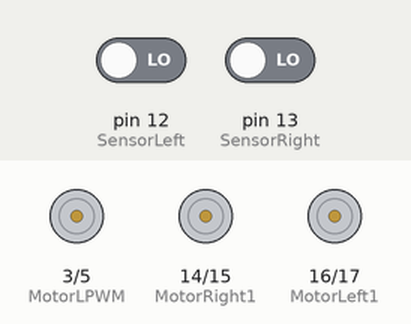
Bench run of a sketch on a simulated Arduino Uno, built with avr-gcc and run on an emulated ATmega328P. Shown: motor-driver pin pairs drawn as motors (green arrow = first pin HIGH = forward, orange = second pin HIGH = backward, longer = more drive). Inputs (shaded band) come from the test bench; at power-on: pin 12 (SensorLeft) LOW, pin 13 (SensorRight) LOW.

Above: at 1.2 s.
1.3 s: pin 12 (SensorLeft) driven HIGH
At 2.0 s:
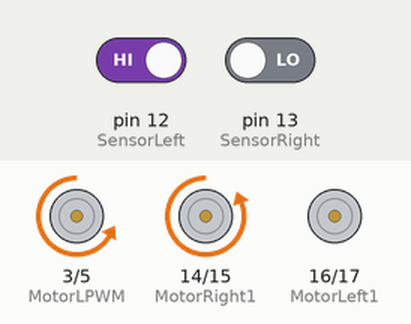
2.8 s: pin 13 (SensorRight) driven HIGH
At 3.1 s:
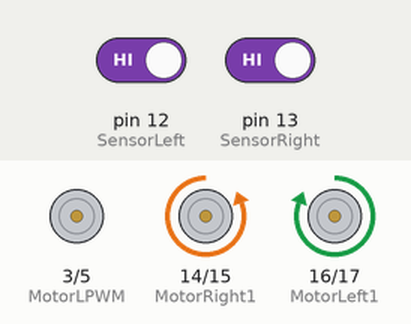
4.3 s: pin 12 (SensorLeft) driven LOW
At 5.5 s:
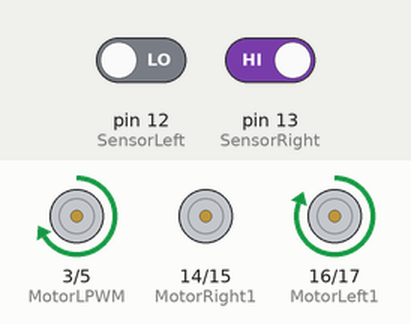
Timing chart, 0 to 7.3 s (numbered marks = the images above; inputs shaded):
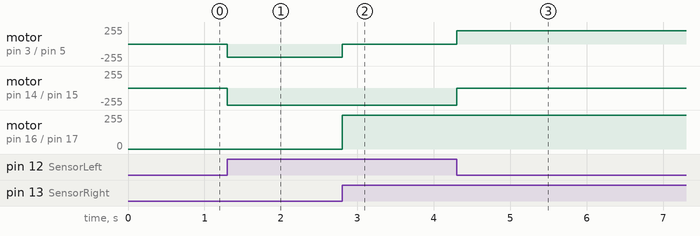

The sketch:

HongWaiBZ.ino
```cpp
//循迹小车Arduino 程序：
//基于慧净电子ARDUINO智能小车、小白龟机器人、蓝牙智能车、HL-1智能小车
//配套视频教程下载网站：
//http://www.hjmcu.com
//http://www.hlmcu.com
//交流论坛：http://hjdz.haotui.com
//交流QQ：1526248688
// 免费结缘：5星好评赠送18个资料包，追加评价后再加送20G资料，网上网盘下载
// 视频教程：本小车配套详细视频教程，有需要请到慧净网站免费下载
// R是右(right),L是左(left)	  小车对着自己看时 分的左右
int MotorRight1=14; //A0 IN1
int MotorRight2=15; //A1 IN2
int MotorLeft1=16;  //A2 IN3
int MotorLeft2=17;  //A3 IN4

int MotorRPWM=5;  //PWM  5
int MotorLPWM=3;  //PWM 3
const int SensorLeft = 12;      //左感測器輸入腳
const int SensorRight = 13;     //右感測器輸入腳
int SL;    //左感測器狀態
int SR;    //右感測器狀態

void setup()
{
  Serial.begin(9600);
  pinMode(MotorRight1, OUTPUT);  // 腳位 14 (PWM)
  pinMode(MotorRight2, OUTPUT);  // 腳位 15 (PWM)
  pinMode(MotorLeft1,  OUTPUT);  // 腳位 16 (PWM)
  pinMode(MotorLeft2,  OUTPUT);  // 腳位 17 (PWM)

  pinMode(MotorLPWM,  OUTPUT);  // 腳位 3 (PWM)
  pinMode(MotorRPWM,  OUTPUT);  // 腳位 5 (PWM)

  pinMode(SensorLeft, INPUT); //定義左感測器
  pinMode(SensorRight, INPUT); //定義右感測器
}

void loop()
 {
 SL = digitalRead(SensorLeft);
 SR = digitalRead(SensorRight);
       if (SL == HIGH&&SR==HIGH)//  前進
   {
             digitalWrite(MotorRight1,LOW);//IN1 右电机 高电平反转
             digitalWrite(MotorRight2,HIGH);//IN2 右电机 高电平正转
             analogWrite(MotorRPWM,130); //0---100--250

             digitalWrite(MotorLeft1,HIGH);//IN3 左电机 高电平正转
             digitalWrite(MotorLeft2,LOW);//IN4 左电机 高电平反转
             analogWrite(MotorLPWM,130);


         }

       else // R是右(right),L是左(left)	  小车对着自己看时 分的左右
      {
         if (SL == HIGH & SR == LOW)//  快速左轉
        {
            delay(1);
             digitalWrite(MotorRight1,LOW);//IN1 右电机 高电平反转
             digitalWrite(MotorRight2,HIGH);//IN2 右电机 高电平正转
             analogWrite(MotorRPWM,200);

             digitalWrite(MotorLeft1,LOW);//IN3 左电机 高电平正转
             digitalWrite(MotorLeft2,LOW);//IN4 左电机 高电平反转
             analogWrite(MotorLPWM,0);
        }
         else if (SR == HIGH & SL == LOW) //  快速右轉
        {
          delay(1);
             digitalWrite(MotorRight1,LOW);//IN1 右电机 高电平反转
             digitalWrite(MotorRight2,LOW);//IN2 右电机 高电平正转
             analogWrite(MotorRPWM,0);

             digitalWrite(MotorLeft1,HIGH);//IN3 左电机 高电平正转
             digitalWrite(MotorLeft2,LOW);//IN4 左电机 高电平反转
             analogWrite(MotorLPWM,200);

        }
         else //  停止
        {
        digitalWrite(MotorRight1,LOW);
        digitalWrite(MotorRight2,LOW);
        analogWrite(MotorRPWM,0);
        digitalWrite(MotorLeft1,LOW);
        digitalWrite(MotorLeft2,LOW);;
        analogWrite(MotorLPWM,0);
        }}}
```

Measured:
- after the input at 1.3 s, motor on pin 3 (MotorLPWM) / pin 5 (MotorRPWM): stopped → backward 200/255 at once; motor on pin 14 (MotorRight1) / pin 15 (MotorRight2): stopped → backward 255/255 at once
- after the input at 2.8 s, motor on pin 3 (MotorLPWM) / pin 5 (MotorRPWM): backward 200/255 → stopped at once; motor on pin 16 (MotorLeft1) / pin 17 (MotorLeft2): stopped → forward 255/255 at once
- after the input at 4.3 s, motor on pin 3 (MotorLPWM) / pin 5 (MotorRPWM): stopped → forward 200/255 at once; motor on pin 14 (MotorRight1) / pin 15 (MotorRight2): backward 255/255 → stopped at once
